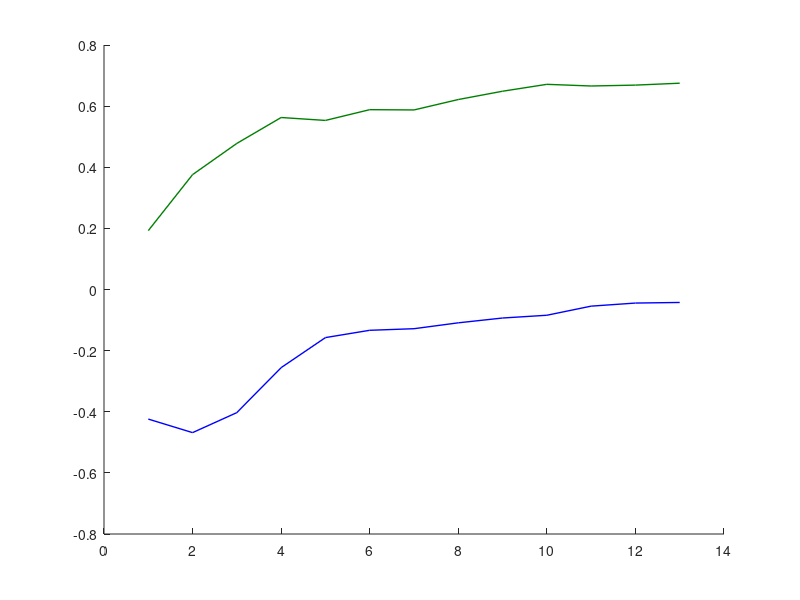

Here is the MATLAB script that generated this plot: (Note: this script raises an error after producing the figure.)
clear;
close all;

load('accuracy_paper.mat');

subjects = {'SC', 'ED', 'MG', 'LL', 'PL', 'ML', 'DM', 'ES', 'DR', 'AR', 'SM', 'RK', 'BC', 'AT', 'MD'};

h = figure;
hold on;
set(h, 'position', [2305         215         654         431]);

% removing subject DM's data which was buggy
accuracy_baseline(:,7,:) = [];
accuracy_expert(:,7,:) = [];

accuracy_baseline(14,:,:) = [];
accuracy_expert(14,:,:) = [];

kappa_baseline = (accuracy_baseline-.5)/(1-.5);
kappa_expert = (accuracy_expert-.5)/(1-.5);

plot(median(mean(kappa_baseline,3),2),'color','b','linewidth',1)
plot(median(mean(kappa_expert,3),2),'color',[0 .5 0],'linewidth',1)
l = legend('Baseline Model','Expert Model', 'location', 'SE');
set(l, 'fontsize', 10);

shadedErrorBar(1:13, median(mean(kappa_baseline,3),2),std(mean(kappa_baseline,3),1,2), 'b', 1);
shadedErrorBar(1:13, median(mean(kappa_expert,3),2),std(mean(kappa_expert,3),1,2), [0 .5 0], 1);

xlim([1 13]);
set(gca, 'xtick', 1:13);

xlabel('Number of Training Subjects','fontsize',12);
% ylabel('\kappa','fontsize',20);
ylabel('Accuracy (Scaled)','fontsize',12);
plot([1 13], [0 0], '--k');

colors = parula(14);

h = figure(2);
set(h, 'position', [1943         216         653         434]);
hold on;
k = 0;
for i=randsample(1:14,14),
    k = k+1;
    plot(100*(mean(accuracy_expert(:,i,:),3)-mean(accuracy_baseline(:,i,:),3)),'color',[.7 .7 .7]);%colors(k,:)); 
end
plot(100*mean(mean(accuracy_expert,3)-mean(accuracy_baseline,3),2),'k','linewidth',2);
errorbar(1:13, 100*mean(mean(accuracy_expert,3)-mean(accuracy_baseline,3),2), ...
    std(100*(mean(accuracy_expert,3)-mean(accuracy_baseline,3))/sqrt(14),1,2),'k');
xlim([.5 13.5]);
set(gca, 'xtick', 1:13);
xlabel('Number of Training Subjects','fontsize',12);
ylabel('Accuracy Difference % (Expert - Baseline)','fontsize',12);
